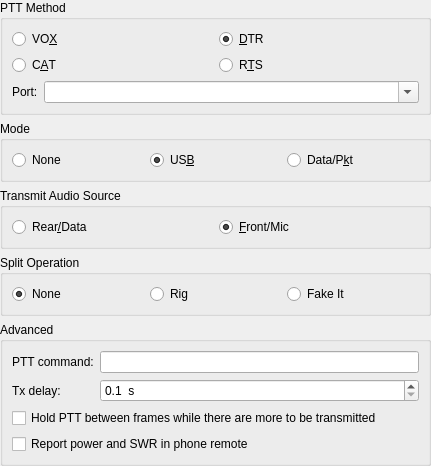
             <widget class="QWidget" name="scrollAreaWidgetContents_4">
              <property name="geometry">
               <rect>
                <x>0</x>
                <y>0</y>
                <width>431</width>
                <height>454</height>
               </rect>
              </property>
              <layout class="QVBoxLayout" name="verticalLayout_28">
               <property name="leftMargin">
                <number>0</number>
               </property>
               <property name="topMargin">
                <number>0</number>
               </property>
               <property name="rightMargin">
                <number>0</number>
               </property>
               <property name="bottomMargin">
                <number>0</number>
               </property>
               <item>
                <widget class="QGroupBox" name="PTT_method_group_box">
                 <property name="sizePolicy">
                  <sizepolicy hsizetype="Expanding" vsizetype="Preferred">
                   <horstretch>0</horstretch>
                   <verstretch>0</verstretch>
                  </sizepolicy>
                 </property>
                 <property name="toolTip">
                  <string>How this program activates the PTT on your radio</string>
                 </property>
                 <property name="title">
                  <string>PTT Method</string>
                 </property>
                 <layout class="QGridLayout" name="gridLayout_2">
                  <item row="0" column="0">
                   <widget class="QRadioButton" name="PTT_VOX_radio_button">
                    <property name="toolTip">
                     <string>&lt;html&gt;&lt;head/&gt;&lt;body&gt;&lt;p&gt;No PTT activation, instead the radio's automatic VOX is used to key the transmitter.&lt;/p&gt;&lt;p&gt;Use this if you have no radio interface hardware.&lt;/p&gt;&lt;/body&gt;&lt;/html&gt;</string>
                    </property>
                    <property name="text">
                     <string>VO&amp;X</string>
                    </property>
                    <attribute name="buttonGroup">
                     <string notr="true">PTT_method_button_group</string>
                    </attribute>
                   </widget>
                  </item>
                  <item row="0" column="1">
                   <widget class="QRadioButton" name="PTT_DTR_radio_button">
                    <property name="toolTip">
                     <string>&lt;html&gt;&lt;head/&gt;&lt;body&gt;&lt;p&gt;Use the RS-232 DTR control line to toggle your radio's PTT, requires hardware to inteface the line.&lt;/p&gt;&lt;p&gt;Some commercial interface units also use this method.&lt;/p&gt;&lt;p&gt;The DTR control line of the CAT serial port may be used for this or a DTR control line on a different serial port may be used.&lt;/p&gt;&lt;/body&gt;&lt;/html&gt;</string>
                    </property>
                    <property name="text">
                     <string>&amp;DTR</string>
                    </property>
                    <property name="checked">
                     <bool>true</bool>
                    </property>
                    <attribute name="buttonGroup">
                     <string notr="true">PTT_method_button_group</string>
                    </attribute>
                   </widget>
                  </item>
                  <item row="1" column="0">
                   <widget class="QRadioButton" name="PTT_CAT_radio_button">
                    <property name="toolTip">
                     <string>Some radios support PTT via CAT commands,
use this option if your radio supports it and you have no
other hardware interface for PTT.</string>
                    </property>
                    <property name="text">
                     <string>C&amp;AT</string>
                    </property>
                    <attribute name="buttonGroup">
                     <string notr="true">PTT_method_button_group</string>
                    </attribute>
                   </widget>
                  </item>
                  <item row="1" column="1">
                   <widget class="QRadioButton" name="PTT_RTS_radio_button">
                    <property name="toolTip">
                     <string>&lt;html&gt;&lt;head/&gt;&lt;body&gt;&lt;p&gt;Use the RS-232 RTS control line to toggle your radio's PTT, requires hardware to inteface the line.&lt;/p&gt;&lt;p&gt;Some commercial interface units also use this method.&lt;/p&gt;&lt;p&gt;The RTS control line of the CAT serial port may be used for this or a RTS control line on a different serial port may be used. Note that this option is not available on the CAT serial port when hardware flow control is used.&lt;/p&gt;&lt;/body&gt;&lt;/html&gt;</string>
                    </property>
                    <property name="text">
                     <string>R&amp;TS</string>
                    </property>
                    <attribute name="buttonGroup">
                     <string notr="true">PTT_method_button_group</string>
                    </attribute>
                   </widget>
                  </item>
                  <item row="2" column="0" rowspan="2" colspan="2">
                   <layout class="QFormLayout" name="formLayout_4">
                    <property name="fieldGrowthPolicy">
                     <enum>QFormLayout::FieldGrowthPolicy::ExpandingFieldsGrow</enum>
                    </property>
                    <item row="0" column="0">
                     <widget class="QLabel" name="PTT_port_label">
                      <property name="text">
                       <string>Port:</string>
                      </property>
                      <property name="buddy">
                       <cstring>PTT_port_combo_box</cstring>
                      </property>
                     </widget>
                    </item>
                    <item row="0" column="1">
                     <widget class="QComboBox" name="PTT_port_combo_box">
                      <property name="sizePolicy">
                       <sizepolicy hsizetype="MinimumExpanding" vsizetype="Fixed">
                        <horstretch>1</horstretch>
                        <verstretch>0</verstretch>
                       </sizepolicy>
                      </property>
                      <property name="toolTip">
                       <string>&lt;html&gt;&lt;head/&gt;&lt;body&gt;&lt;p&gt;Select the RS-232 serial port utilised for PTT control, this option is available when DTR or RTS is selected above as a transmit method.&lt;/p&gt;&lt;p&gt;This port can be the same one as the one used for CAT control.&lt;/p&gt;&lt;p&gt;For some interface types the special value CAT may be chosen, this is used for non-serial CAT interfaces that can control serial port control lines remotely (OmniRig for example).&lt;/p&gt;&lt;/body&gt;&lt;/html&gt;</string>
                      </property>
                      <property name="editable">
                       <bool>true</bool>
                      </property>
                      <property name="currentText">
                       <string/>
                      </property>
                      <property name="currentIndex">
                       <number>-1</number>
                      </property>
                      <property name="insertPolicy">
                       <enum>QComboBox::InsertPolicy::NoInsert</enum>
                      </property>
                     </widget>
                    </item>
                   </layout>
                  </item>
                 </layout>
                </widget>
               </item>
               <item>
                <widget class="QGroupBox" name="mode_group_box">
                 <property name="toolTip">
                  <string>Modulation mode selected on radio.</string>
                 </property>
                 <property name="title">
                  <string>Mode</string>
                 </property>
                 <layout class="QGridLayout" name="gridLayout_10">
                  <item row="0" column="1">
                   <widget class="QRadioButton" name="mode_USB_radio_button">
                    <property name="toolTip">
                     <string>&lt;html&gt;&lt;head/&gt;&lt;body&gt;&lt;p&gt;USB is usually the correct modulation mode,&lt;/p&gt;&lt;p&gt;unless the radio has a special data or packet mode setting&lt;/p&gt;&lt;p&gt;for AFSK operation.&lt;/p&gt;&lt;/body&gt;&lt;/html&gt;</string>
                    </property>
                    <property name="text">
                     <string>US&amp;B</string>
                    </property>
                    <property name="checked">
                     <bool>true</bool>
                    </property>
                    <attribute name="buttonGroup">
                     <string notr="true">TX_mode_button_group</string>
                    </attribute>
                   </widget>
                  </item>
                  <item row="0" column="0">
                   <widget class="QRadioButton" name="mode_none_radio_button">
                    <property name="toolTip">
                     <string>Don't allow the program to set the radio mode
(not recommended but use if the wrong mode
or bandwidth is selected).</string>
                    </property>
                    <property name="text">
                     <string>None</string>
                    </property>
                    <attribute name="buttonGroup">
                     <string notr="true">TX_mode_button_group</string>
                    </attribute>
                   </widget>
                  </item>
                  <item row="0" column="2">
                   <widget class="QRadioButton" name="mode_data_radio_button">
                    <property name="toolTip">
                     <string>If this is availabe then it is usually the correct mode for this program.</string>
                    </property>
                    <property name="text">
                     <string>Data/P&amp;kt</string>
                    </property>
                    <attribute name="buttonGroup">
                     <string notr="true">TX_mode_button_group</string>
                    </attribute>
                   </widget>
                  </item>
                 </layout>
                </widget>
               </item>
               <item>
                <widget class="QGroupBox" name="TX_audio_source_group_box">
                 <property name="toolTip">
                  <string>Some radios can select the audio input using a CAT command,
this setting allows you to select which audio input will be used
(if it is available then generally the Rear/Data option is best).</string>
                 </property>
                 <property name="title">
                  <string>Transmit Audio Source</string>
                 </property>
                 <layout class="QGridLayout" name="gridLayout_7">
                  <item row="0" column="0">
                   <widget class="QRadioButton" name="TX_source_data_radio_button">
                    <property name="text">
                     <string>Rear&amp;/Data</string>
                    </property>
                    <attribute name="buttonGroup">
                     <string notr="true">TX_audio_source_button_group</string>
                    </attribute>
                   </widget>
                  </item>
                  <item row="0" column="1">
                   <widget class="QRadioButton" name="TX_source_mic_radio_button">
                    <property name="text">
                     <string>&amp;Front/Mic</string>
                    </property>
                    <property name="checked">
                     <bool>true</bool>
                    </property>
                    <attribute name="buttonGroup">
                     <string notr="true">TX_audio_source_button_group</string>
                    </attribute>
                   </widget>
                  </item>
                 </layout>
                </widget>
               </item>
               <item>
                <widget class="QGroupBox" name="split_operation_group_box">
                 <property name="title">
                  <string>Split Operation</string>
                 </property>
                 <layout class="QGridLayout" name="gridLayout_12">
                  <item row="0" column="2">
                   <widget class="QRadioButton" name="split_emulate_radio_button">
                    <property name="text">
                     <string>Fake It</string>
                    </property>
                    <attribute name="buttonGroup">
                     <string notr="true">split_mode_button_group</string>
                    </attribute>
                   </widget>
                  </item>
                  <item row="0" column="1">
                   <widget class="QRadioButton" name="split_rig_radio_button">
                    <property name="text">
                     <string>Rig</string>
                    </property>
                    <attribute name="buttonGroup">
                     <string notr="true">split_mode_button_group</string>
                    </attribute>
                   </widget>
                  </item>
                  <item row="0" column="0">
                   <widget class="QRadioButton" name="split_none_radio_button">
                    <property name="text">
                     <string>None</string>
                    </property>
                    <property name="checked">
                     <bool>true</bool>
                    </property>
                    <attribute name="buttonGroup">
                     <string notr="true">split_mode_button_group</string>
                    </attribute>
                   </widget>
                  </item>
                 </layout>
                </widget>
               </item>
               <item>
                <widget class="QGroupBox" name="groupBox_14">
                 <property name="title">
                  <string>Advanced</string>
                 </property>
                 <layout class="QVBoxLayout" name="verticalLayout_33">
                  <item>
                   <widget class="QFrame" name="frame">
                    <property name="frameShape">
                     <enum>QFrame::Shape::NoFrame</enum>
                    </property>
                    <property name="frameShadow">
                     <enum>QFrame::Shadow::Plain</enum>
                    </property>
                    <property name="lineWidth">
                     <number>0</number>
                    </property>
                    <layout class="QFormLayout" name="formLayout_3">
                     <property name="leftMargin">
                      <number>0</number>
                     </property>
                     <property name="topMargin">
                      <number>0</number>
                     </property>
                     <property name="rightMargin">
                      <number>0</number>
                     </property>
                     <property name="bottomMargin">
                      <number>0</number>
                     </property>
                     <item row="1" column="0">
                      <widget class="QLabel" name="label_11">
                       <property name="text">
                        <string>Tx delay:</string>
                       </property>
                       <property name="buddy">
                        <cstring>sbTxDelay</cstring>
                       </property>
                      </widget>
                     </item>
                     <item row="1" column="1">
                      <widget class="QDoubleSpinBox" name="sbTxDelay">
                       <property name="toolTip">
                        <string>Minimum delay between assertion of PTT and start of Tx audio.</string>
                       </property>
                       <property name="suffix">
                        <string>  s</string>
                       </property>
                       <property name="decimals">
                        <number>1</number>
                       </property>
                       <property name="minimum">
                        <double>0.100000000000000</double>
                       </property>
                       <property name="maximum">
                        <double>0.500000000000000</double>
                       </property>
                       <property name="singleStep">
                        <double>0.100000000000000</double>
                       </property>
                      </widget>
                     </item>
                     <item row="0" column="0">
                      <widget class="QLabel" name="label_12">
                       <property name="text">
                        <string>PTT command:</string>
                       </property>
                      </widget>
                     </item>
                     <item row="0" column="1">
                      <widget class="QLineEdit" name="ptt_command_line_edit"/>
                     </item>
                    </layout>
                   </widget>
                  </item>
                  <item>
                   <widget class="QCheckBox" name="hold_ptt_check_box">
                    <property name="text">
                     <string>Hold PTT between frames while there are more to be transmitted</string>
                    </property>
                   </widget>
                  </item>
                  <item>
                   <widget class="QCheckBox" name="report_tx_meters_check_box">
                    <property name="toolTip">
                     <string>&lt;html&gt;&lt;head/&gt;&lt;body&gt;&lt;p&gt;While a phone remote is connected, read the radio's output power and SWR twice at the start of each transmission and show them on the phone's Send button.&lt;/p&gt;&lt;p&gt;Only for radios whose CAT reports these meters; never through FLRig. A radio that fails a reading once is not read again.&lt;/p&gt;&lt;/body&gt;&lt;/html&gt;</string>
                    </property>
                    <property name="text">
                     <string>Report power and SWR in phone remote</string>
                    </property>
                   </widget>
                  </item>
                 </layout>
                </widget>
               </item>
               <item>
                <spacer name="verticalSpacer_16">
                 <property name="orientation">
                  <enum>Qt::Orientation::Vertical</enum>
                 </property>
                 <property name="sizeHint" stdset="0">
                  <size>
                   <width>20</width>
                   <height>40</height>
                  </size>
                 </property>
                </spacer>
               </item>
              </layout>
             </widget>
